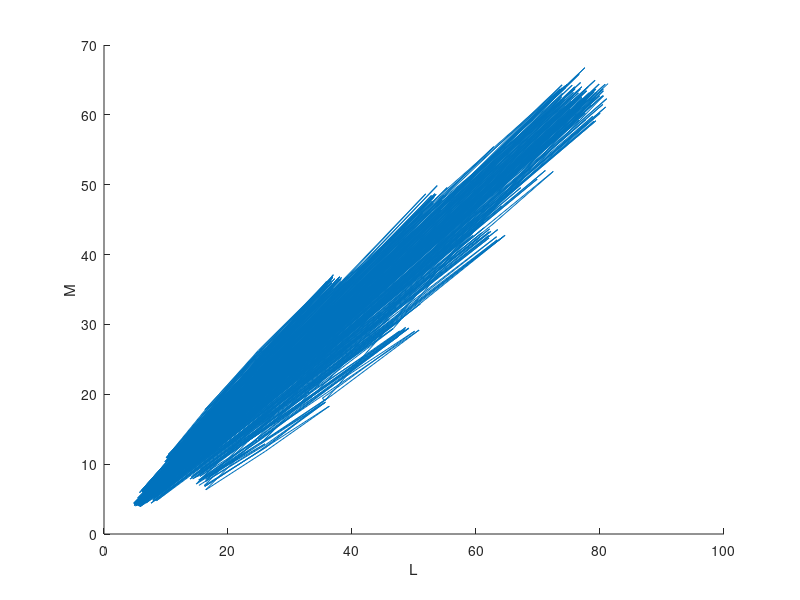
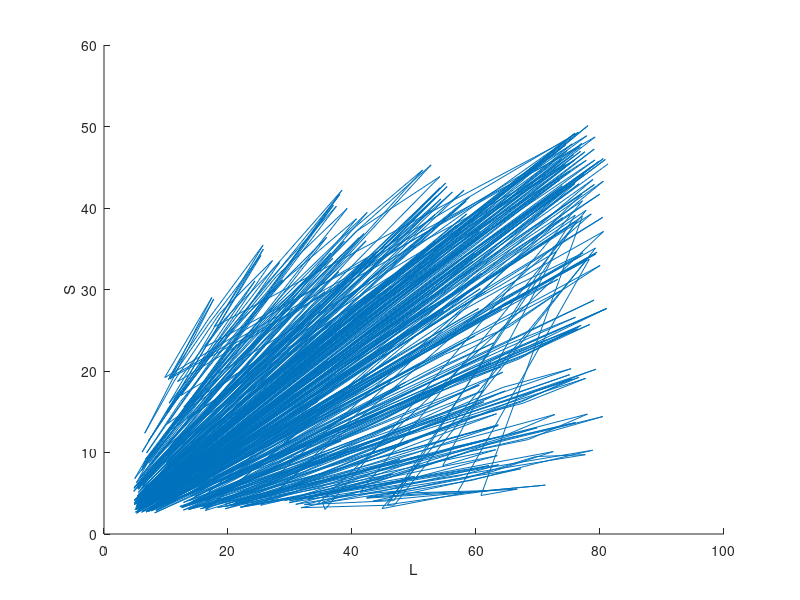
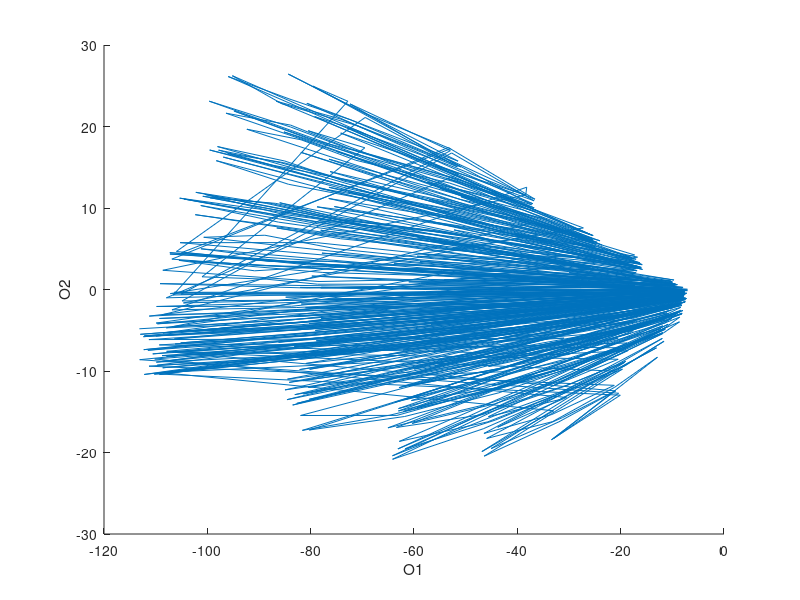
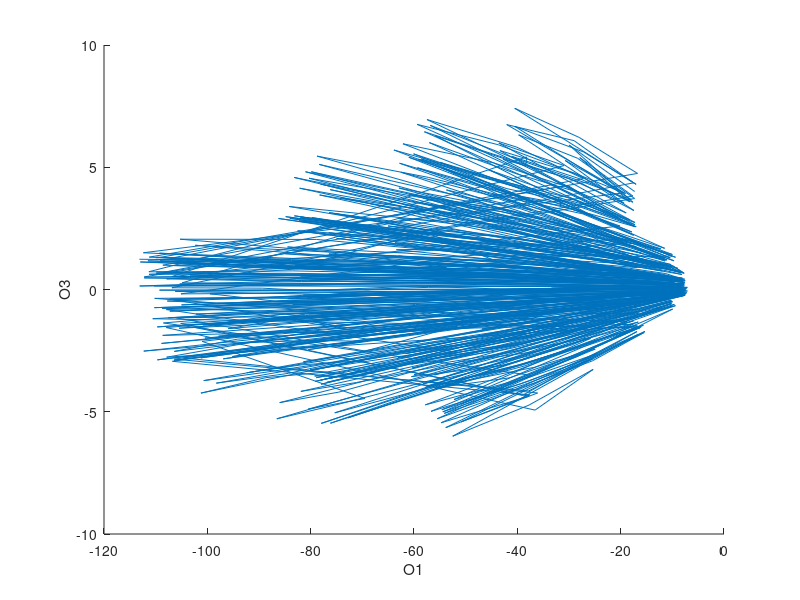

Recreate these plots in MATLAB, in order.
function [ ] = Part2_Q5(  )
% Part2 Q5 a

load('munsell.mat');
load('cones.mat');

%% Part2 Q5 a
LMS = cones'* munsell;

figure('name','Part2_Q5: L Vs M');
hold all;
xlabel('L');
ylabel('M');
plot(LMS(1, :), LMS(2, :));

figure('name','Part2_Q5: L Vs S');
hold all;
xlabel('L');
ylabel('S');
plot(LMS(1, :), LMS(3, :));


%% Part2 Q5 b

LMSCovarianceMatrix = (LMS-mean(LMS(:))) * (LMS'-mean(LMS(:)))

[U,S,V] = svd(LMS);
OpponentSpace = U'*LMS;

figure('name','Part2_Q5: O1 Vs O2');
hold all;
xlabel('O1');
ylabel('O2');
plot(OpponentSpace(1, :), OpponentSpace(2, :));

figure('name','Part2_Q5: O1 Vs O3');
hold all;
xlabel('O1');
ylabel('O3');
plot(OpponentSpace(1, :), OpponentSpace(3, :));

%% Part2 Q5 c

OpponentSpaceCovarianceMatrix = ( OpponentSpace-mean(OpponentSpace(:)) ) * ( OpponentSpace'-mean(OpponentSpace(:)));

OpponentSpaceCovarianceMatrix = OpponentSpace*OpponentSpace'



